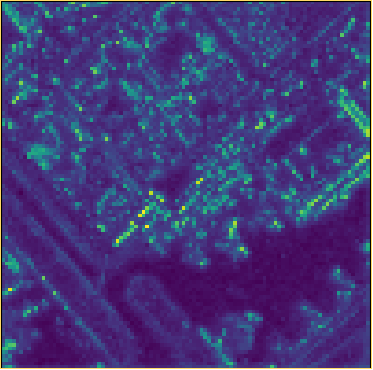
#> input picture datasets/diff_img_air.png, 373 x 370 px, found by its file name
$ python crip_img.py
#> lines starting #> are read from the running program, lines starting #| are printed output that depends on the picture
import cv2
import numpy as np
import os

pic_path = r'D:\softapp\Anaconda\envs\pytorch_gpu\DiffusionDet-main\datasets\diff_img_air.png'  # 分割的图片的位置
pic_target = './result_air/'  # 分割后的图片保存的文件夹
if not os.path.exists(pic_target):  # 判断是否存在文件夹如果不存在则创建为文件夹
    os.makedirs(pic_target)
# 要分割后的尺寸
cut_width = 61
cut_length = 61
# 读取要分割的图片，以及其尺寸等数据
picture = cv2.imread(pic_path)
#> picture is the input picture: shape (370, 373, 3); mean B, G, R 121.5, 57.8, 68.3
(width, length, depth) = picture.shape
#> width = 370; length = 373; depth = 3
# 预处理生成0矩阵
pic = np.zeros((cut_width, cut_length, depth))
# 计算可以划分的横纵的个数
num_width = int(width / cut_width)
#> num_width = 6
num_length = int(length / cut_length)
#> num_length = 6
# for循环迭代生成
for i in range(0, num_width):
    for j in range(0, num_length):
        pic = picture[i * cut_width: (i + 1) * cut_width, j * cut_length: (j + 1) * cut_length, :]
        result_path = pic_target + '{}_{}.jpg'.format(i + 1, j + 1)
        cv2.imwrite(result_path, pic)
#> this loop made 6 passes
#> pass 1, `cv2.imwrite(result_path, pic)`:
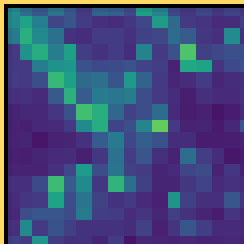
#> saved as 1_1.jpg: shape (61, 61, 3) (shown 4 times larger); mean B, G, R 123.6, 76, 65.6
#> pass 1, `cv2.imwrite(result_path, pic)`:
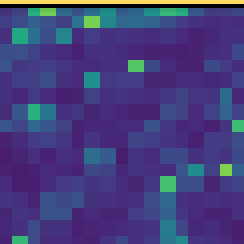
#> saved as 1_2.jpg: shape (61, 61, 3) (shown 4 times larger); mean B, G, R 124.1, 63, 68.1
#> pass 1, `cv2.imwrite(result_path, pic)`:
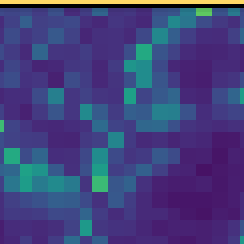
#> saved as 1_3.jpg: shape (61, 61, 3) (shown 4 times larger); mean B, G, R 125.2, 66.1, 65.3
#> pass 1, `cv2.imwrite(result_path, pic)`:
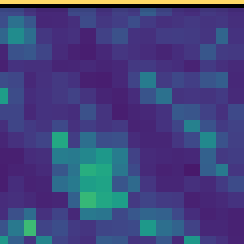
#> saved as 1_4.jpg: shape (61, 61, 3) (shown 4 times larger); mean B, G, R 126.4, 68.2, 65

print("done!!!")
